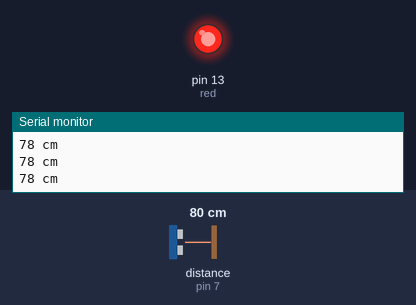
The sketch below on a simulated Arduino Uno, built with avr-gcc and run on an emulated ATmega328P. Shown: output pins drawn as LEDs (lit = HIGH), the last lines printed to the serial monitor. Wiring (inferred from the names in the program): ultrasonic range finder: trigger pin 8; echo pin 7. The inputs (shaded band) are chosen by the test bench; at power-on: distance to the obstacle (sensor on pin 7) 80 cm. The echo pulse lasts 58.3 µs per cm; pins used as bus, display or sensor lines are not drawn.

Above: at 1.2 s.
1.3 s: distance to the obstacle (sensor on pin 7) set to 117 cm
2.8 s: distance to the obstacle (sensor on pin 7) set to 127 cm
At 3.9 s:
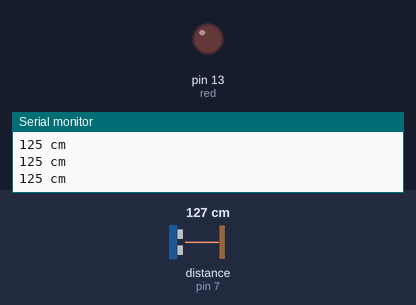
4.3 s: distance to the obstacle (sensor on pin 7) set to 2 cm
At 5.3 s:
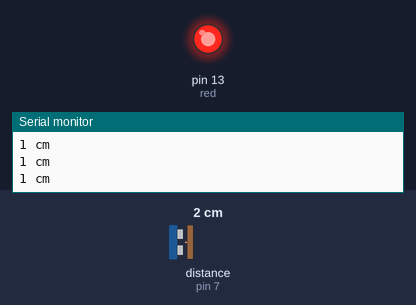
5.8 s: distance to the obstacle (sensor on pin 7) set to 299 cm
At 6.3 s:
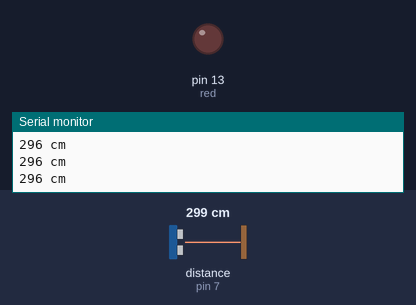
Timing chart, 0 to 8.4 s (numbered marks = the images above; inputs shaded):
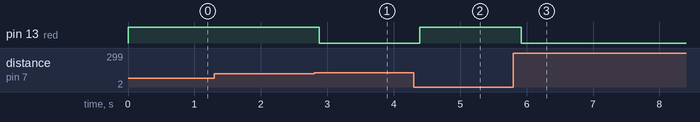

The sketch:

codigo.ino
```cpp
#define Echo 7
#define Trig 8

int tempo = 0;
int dist = 0;
int red = 13;

void setup() {
  pinMode(red, OUTPUT);
  pinMode(Echo, INPUT);
  pinMode(Trig, OUTPUT);
  Serial.begin(9600);
}

void loop() {
 digitalWrite(Trig, HIGH);
 delayMicroseconds(10);
 digitalWrite(Trig, LOW);

 tempo = pulseIn(Echo, HIGH);
 dist = tempo * 0.017;

  if (dist < 120) {
     digitalWrite(red, HIGH);
  } else {
   digitalWrite(red, LOW);
  }

 Serial.print(dist);
 Serial.println(" cm");
 delay(100);

}
```

Measured:
- the behaviour switches between 121 and 122 cm on distance to the obstacle (sensor on pin 7) (found by bisection; images 0 and 1)
- after the input at 2.8 s, pin 13 (red): HIGH → LOW after 0.08 s
- after the input at 4.3 s, pin 13 (red): LOW → HIGH after 0.09 s
- after the input at 5.8 s, pin 13 (red): HIGH → LOW after 0.12 s
